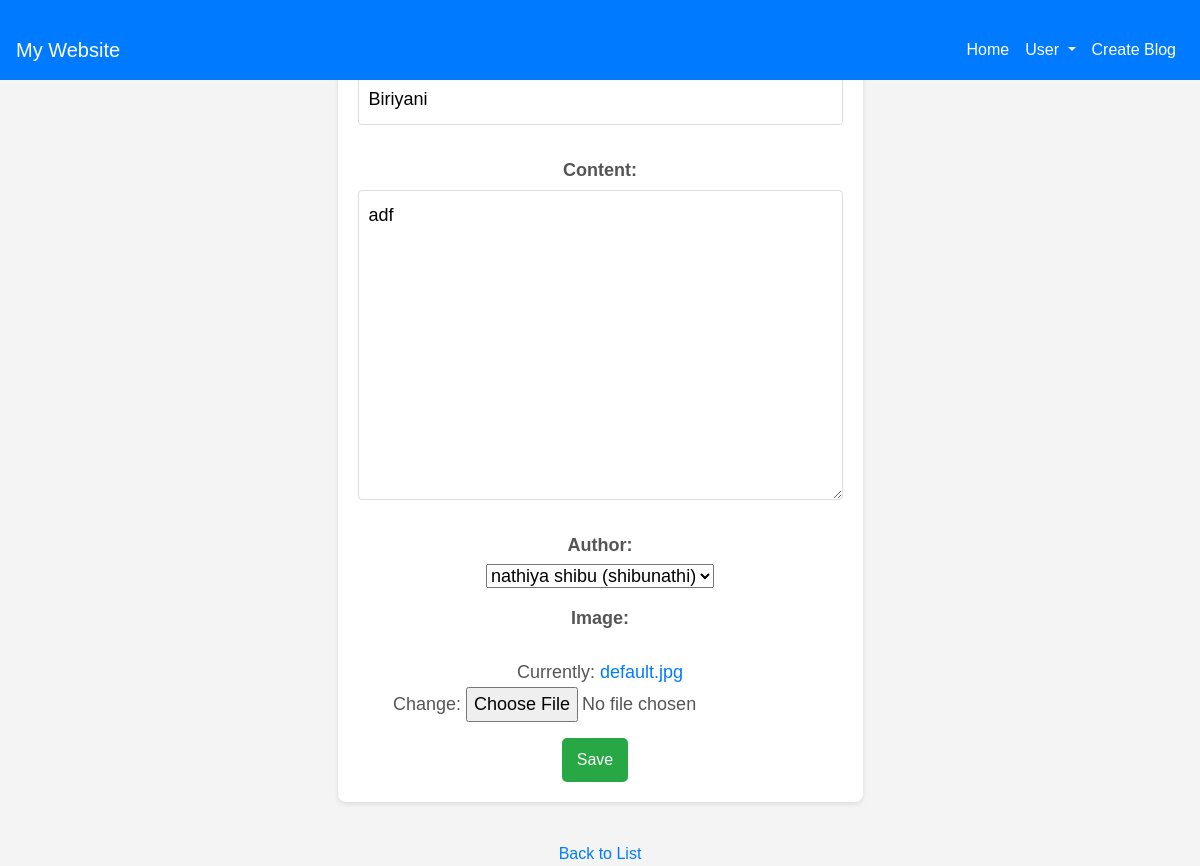
The page /16/edit/ on the database its author committed.
### myaccounts/models.py (models this page shows, shortened)
class Post(models.Model):
    title = models.CharField(max_length=200)
    author = models.ForeignKey(UserRegistration, on_delete=models.CASCADE,related_name='posts')  # ForeignKey to UserRegistration
    content = models.TextField()
    date_posted = models.DateTimeField(auto_now_add=True)
    image=models.ImageField(upload_to="picture/", default='default.jpg')

### myaccounts/views.py (the view)
# urls.py: path('<int:pk>/edit/', views.blog_edit, name='blog_edit'),
def blog_edit(request,pk):
        blog = get_object_or_404(Post, pk=pk)
        if request.method=='POST':
           form=BlogForm(request.POST,instance=blog)
           if form.is_valid():
               form.save()
               return redirect('blog_detail',pk=pk)
        else:
            form= BlogForm(instance=blog)
        return render(request,'blog/blog_form.html',{'form':form})

### myaccounts/forms.py
class BlogForm(forms.ModelForm):
    class Meta:
        model = Post
        fields = ['title', 'content', 'author','image']

### myaccounts/models.py (called while the page is built)
    def __str__(self):
        return f"{self.first_name} {self.last_name} ({self.username})"

### myaccounts/templates/blog/blog_form.html (shortened to what this page needs)
{% include "header.html" %}
{% block content %}
{% load static %}
<!DOCTYPE html>
<html lang="en">
<head>
    <link rel="stylesheet" href="https://stackpath.bootstrapcdn.com/bootstrap/4.5.2/css/bootstrap.min.css">
</head>
<body>
    <nav class="navbar navbar-expand-lg navbar-custom fixed-top">
        <a class="navbar-brand" href="{% url 'home' %}">My Website</a>
        <div class="collapse navbar-collapse" id="navbarNav">
            <ul class="navbar-nav ml-auto">
                <li class="nav-item">
                    <a class="nav-link" href="{% url 'home' %}">Home</a>
                </li>
                <li class="nav-item dropdown">
                    <a class="nav-link dropdown-toggle" href="#" id="navbarDropdown" role="button" data-toggle="dropdown" aria-haspopup="true" aria-expanded="false">
                        User
                    </a>
                </li>
                <li class="nav-item">
                    <a href="{% url 'blog_create' %}" class="nav-link">Create Blog</a>
                </li>
            </ul>
        </div>
    </nav>
<center>
    <div class="container-fluid ">
        <div class="row justify-content-center">
            <div class="col-md-12">
                <form method="POST" enctype="multipart/form-data">
                    {{ form.as_p }}
                    <button type="submit">Save</button>
                </form>
                <a class="button" href="{% url 'blog_list' %}">Back to List</a>
            </div>
        </div>
    </div>
</center>
</body>
</html>
{% endblock content %}

### myaccounts/static/css/style.css (style rules this page uses)
body { font-family: 'Arial', sans-serif; background-color: #f0f0f0; margin: 0; padding: 0; color: #333; }
.navbar-brand, .nav-link { color: #fff; }
.navbar { background-color: #007bff; }
p { font-size: 18px; line-height: 1.6; color: #555; }
a.nav-link, a.dropdown-item { padding: 10px 15px; background-color: #007bff; color: white; text-decoration: none; border-radius: 5px; }

### myaccounts/templates/blog/blog_form.html (style rules this page uses)
body { font-family: 'Arial', sans-serif; background-color: #f4f4f4; margin: 0; padding: 20px; display: flex; justify-content: center; align-items: center; height: 100vh; }
form { background-color: white; padding: 20px; border-radius: 8px; box-shadow: 0 2px 5px rgba(0, 0, 0, 0.1); margin: 20px 0; width: 100%; max-width: 600px; }
label { display: block; margin: 10px 0 5px; font-weight: bold; color: #555; }
input[type="text"], textarea { width: 100%; padding: 10px; border: 1px solid #ddd; border-radius: 4px; box-sizing: border-box; margin-bottom: 15px; }
button { padding: 10px 15px; background-color: #28a745; color: white; border: none; border-radius: 5px; font-size: 16px; cursor: pointer; display: inline-block; margin-right: 10px; }
a { color: #007bff; text-decoration: none; display: inline-block; margin-top: 20px; text-align: center; }

### rows shown on the page
Post: title "Biriyani", content "adf", author "nathiya shibu (shibunathi)"
